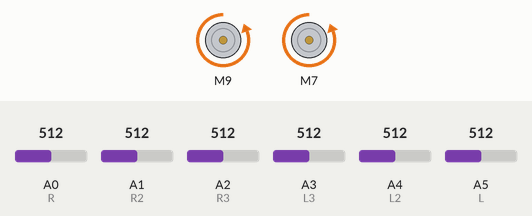
The sketch below on a simulated Arduino Uno, built with avr-gcc and run on an emulated ATmega328P. On the bench: 2 × DC motor (green arrow = forward, orange = backward, longer = faster). Inputs (shaded band) come from the test bench; at power-on: A0 (R) = 512, A1 (R2) = 512, A3 (L3) = 512, A2 (R3) = 512, A4 (L2) = 512, A5 (L) = 512.

Above: at 1.2 s.
1.3 s: A0 (R) set to 716
At 1.6 s:
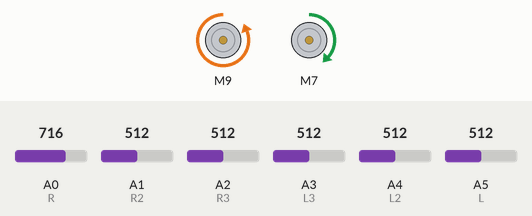
2.8 s: A1 (R2) set to 716
At 3.3 s:
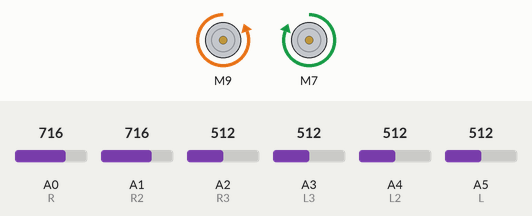
4.3 s: A3 (L3) set to 716
At 4.9 s:
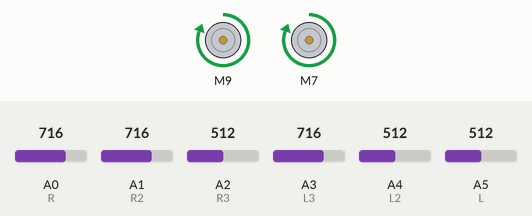
5.8 s: A2 (R3) set to 306
At 6.6 s:
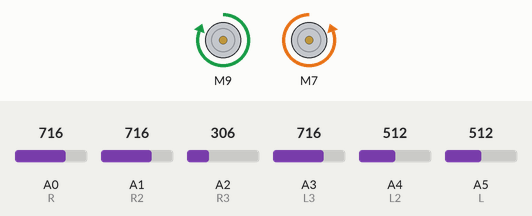
7.3 s: A4 (L2) set to 306
At 8.3 s:
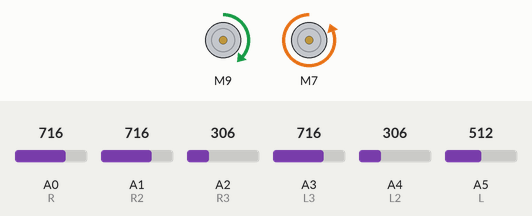
8.8 s: A4 (L2) set to 295
At 10.0 s:
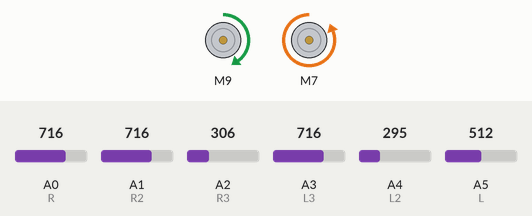
Timing chart, 0 to 11.3 s (numbered marks = the images above; inputs shaded):
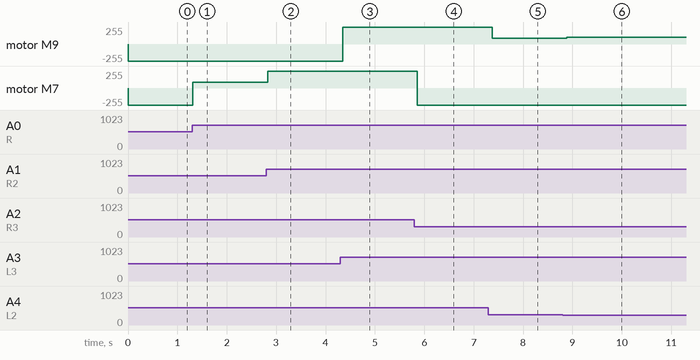

Measured:
- after the input at 1.3 s, motor M7: backward 255/255 → forward 87/255 at once
- after the input at 2.8 s, motor M7: forward 87/255 → forward 255/255 at once
- after the input at 4.3 s, motor M9: backward 255/255 → forward 255/255 at once
- after the input at 5.8 s, motor M7: forward 255/255 → backward 255/255 after 0.06 s
- after the input at 7.3 s, motor M9: forward 255/255 → forward 85/255 after 0.07 s
- after the input at 8.8 s, motor M9: forward 85/255 → forward 100/255 after 0.09 s

The sketch:

A_or_B.ino
```cpp
#include <SparkFun_TB6612.h>

// Motor Driver Pins
#define AIN1 9
#define BIN1 7
#define AIN2 10
#define BIN2 6
#define PWMA 11
#define PWMB 5
#define STBY 8

// IR Sensor Pins
#define R A0
#define R2 A1
#define R3 A2
#define L3 A3
#define L2 A4
#define L A5

#define SENSOR_FAR 700
#define SENSOR_CLOSE 400
#define MIN_SPEED 80

// Threshold for obstacle detection (adjust as needed)
#define THRESHOLD 300  // Higher value means closer obstacle

// Motor objects
Motor motorLeft = Motor(AIN1, AIN2, PWMA, -1, STBY);
Motor motorRight = Motor(BIN1, BIN2, PWMB, -1, STBY);

void setup() {
  // Initialize serial communication for debugging
  Serial.begin(115200);

  // Set IR sensor pins as inputs
  pinMode(R, INPUT);
  pinMode(R2, INPUT);
  pinMode(R3, INPUT);
  pinMode(L3, INPUT);
  pinMode(L2, INPUT);
  pinMode(L, INPUT);
}

void loop() {
  int rightDistance = analogRead(R);
  int r2 = analogRead(R2);
  int r3 = analogRead(R3);
  int l3 = analogRead(L3);
  int l2 = analogRead(L2);
  int leftDistance = analogRead(L);

  // Print sensor readings
/*   Serial.print(leftDistance);
  Serial.print(",");
  Serial.print(middleDistance);
  Serial.print(",");
  Serial.println(rightDistance); */

  // Calculate motor speeds based on sensor readings
  int leftMotorSpeed = map(leftDistance, SENSOR_CLOSE, SENSOR_FAR, -255, 255);
  int l2MotorSpeed = map(l2, SENSOR_CLOSE, SENSOR_FAR, -255, 255);
  int l3MotorSpeed = map(l3, SENSOR_CLOSE, SENSOR_FAR, 255, -255);
  int r3MotorSpeed = map(r3, SENSOR_CLOSE, SENSOR_FAR, 255, -255);
  int r2MotorSpeed = map(r2, SENSOR_CLOSE, SENSOR_FAR, -255, 255);
  int rightMotorSpeed = map(rightDistance, SENSOR_CLOSE, SENSOR_FAR, -255, 255);
/*   int forwardSpeed = map(middleDistance, SENSOR_CLOSE, SENSOR_FAR, 255, -255); */

  // Adjust speeds for obstacle avoidance

  int combinedLeftSpeed = l3MotorSpeed*2-leftMotorSpeed-l2MotorSpeed;
  int combinedRightSpeed = r3MotorSpeed*2-rightMotorSpeed-r2MotorSpeed;


  // Constrain speeds to valid range
  combinedLeftSpeed = constrain(combinedLeftSpeed, -255, 255);
  combinedRightSpeed = constrain(combinedRightSpeed, -255, 255);

  if (abs(combinedRightSpeed) < MIN_SPEED){
    if(combinedRightSpeed>0){
      combinedRightSpeed = MIN_SPEED;
    }
    else{
      combinedRightSpeed = -MIN_SPEED-20;
    }
  }
  if (abs(combinedLeftSpeed) < MIN_SPEED){
    if(combinedLeftSpeed>0){
      combinedLeftSpeed = MIN_SPEED;
    }
    else{
      combinedLeftSpeed = -MIN_SPEED-20;
    }
  }
  // Set motor speeds
  motorLeft.drive(combinedLeftSpeed);
  motorRight.drive(combinedRightSpeed);

  delay(100);  // Short delay to avoid too frequent updates
}
```
